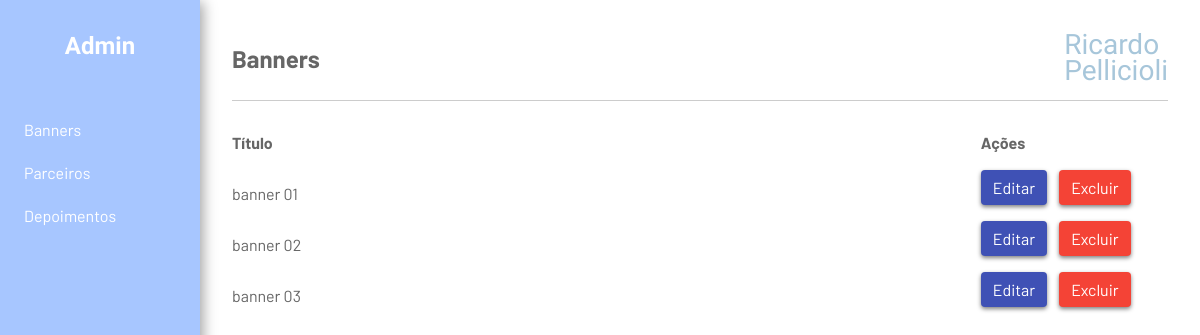
/admin/lista/banners, run on the app's committed database.
### tables this page shows
CREATE TABLE `banner` (
  `id` int(11) NOT NULL AUTO_INCREMENT,
  `imageId` int(11) DEFAULT NULL,
  `name` varchar(255) NOT NULL,
  PRIMARY KEY (`id`),
  KEY `imageId` (`imageId`),
  CONSTRAINT `banner_ibfk_1` FOREIGN KEY (`imageId`) REFERENCES `file` (`id`) ON DELETE SET NULL ON UPDATE CASCADE
);

### application/controllers/Main.php (called while the page is built, shortened)
<?php
class Main extends CI_Controller {
	function __construct(){
		$this->load->helper('url');
	}
	public function logged(){
		return true;
	}
	public function list($page){
		if($this->logged()){
			switch($page){
				case "banners":
					$this->load->model('banner_m');
					$list = $this->banner_m->get();
					$links = array(
						'edit' => 'admin/banner/editar/',
						'delete' => 'admin/banner/delete/',
						'new' => 'admin/banner/criar/'
					);
				break;
			}
			$this->load->view('main', array(
				'content' => 'admin',
				'title' => $page,
				'container' => 'list',
				'list' => $list,
				'links' => $links,
				'user' => $_SESSION['user']
			));
		}
	}
}

### index.php (called while the page is built, shortened)
<?php
require_once BASEPATH.'core/CodeIgniter.php';

### application/models/banner_m.php (called while the page is built, shortened)
<?php
class Banner_m extends CI_Model {
    public $table = 'banner';
    public $table_file = 'file';
    function get($id = FALSE){
        $this->db->select('banner.id, banner.name, file.file, file.path')
            ->from($this->table.' as banner')
            ->join($this->table_file.' as file', 'banner.imageId'.' = file.id', 'inner')
            ->order_by('banner.name', 'ASC');
        $query = $this->db->get();
        $data = $query->result();
        return $data;
    }
}
?>

### application/views/list.php (the view)
<section class="internal-list-container">
    <header class="flex header-list-admin justify-start v-center">
        <div class="w-80">
            Título
        </div>
        <div>
            Ações
        </div>
    </header>
    <ul class="internal-list">
        <?php foreach($list as $key => $item){ ?>
			<li class="flex justify-start v-center">
				<p class="w-80">
					<?php echo $item->name; ?>
				</p>
				<div class="buttons flex v-center">
                    <a href="<?php echo base_url($links["edit"] . $item->id); ?>" class="button edit">
                        Editar
                    </a>
                    <a href="<?php echo base_url($links["delete"] . $item->id); ?>" class="button delete">
                        Excluir
                    </a>
                </div>
            </li>
		<?php } ?>
    </ul>
</section>

### assets/css/style.css (style rules this page uses)
body { background: #FFFFFF; color: #666; font-family: 'Barlow',sans-serif; }
body,h1,h2,h3,h4,h5,h6 { margin: 0px; padding: 0px; }
a:link, a:visited, a:hover, a:active { text-decoration: none; color: #666; }
.header-list-admin { width: 100%; font-weight: bold; }
.w-80 { width: 80%; }
.internal-list { list-style: none; padding: 0; }
.button { margin-bottom: 12px; border-radius: 4px; border:none; box-shadow: 0 2px 4px rgba(0,0,0,.5); padding: 8px 12px; cursor: pointer; transition: .3s ease-in-out; }
.edit { margin-right: 12px; background: #3F51B5; color: #fff !important; }
.delete { background: #F44336; color: #fff !important; }

### assets/css/flex.css (style rules this page uses)
.flex { display:flex; }
.justify-start { justify-content: flex-start; }
.v-center { align-items: center; }

### data on the page
banner: name "banner 01"
banner: name "banner 02"
banner: name "banner 03"

### other printed values
$title "Banners"
